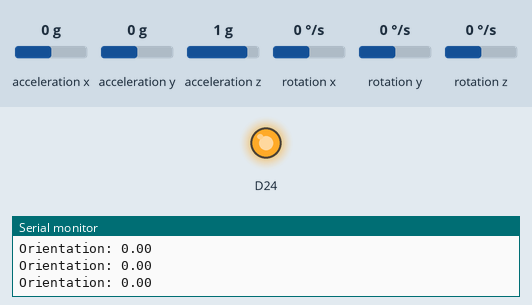
Recording of a sketch running on a simulated Arduino Nano RP2040 Connect. Shown: output pins drawn as LEDs (lit = HIGH), the last lines printed to the serial monitor. The test bench sets the inputs (shaded band); at power-on: rotation y 0 °/s, acceleration y 0 g, acceleration x 0 g, acceleration z 1 g, rotation x 0 °/s, rotation z 0 °/s.

Above: at 1.2 s.
1.3 s: rotation y set to -32 °/s
4.3 s: rotation y set to -40 °/s
At 5.1 s:
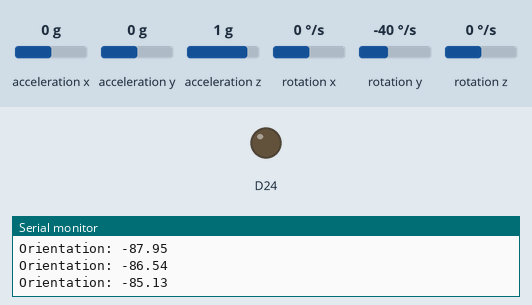
8.2 s: acceleration y set to -0.4 g
11.2 s: acceleration y set to -0.7 g
Timing chart, 0 to 13.7 s (numbered marks = the images above; inputs shaded):
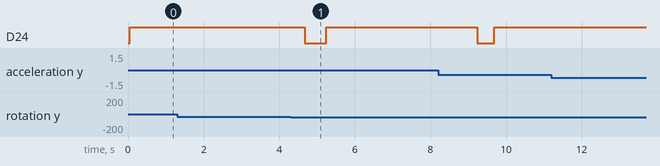

The sketch:

Exercise4_Posture.ino
```cpp
#include <Arduino_LSM6DSOX.h>
#include <MadgwickAHRS.h>
#include <WiFiNINA.h>

Madgwick filter;
unsigned long microsPerReading, microsPrevious;

void setup() {
  pinMode(LEDB, OUTPUT);
  Serial.begin(9600);

  // Start the IMU
  if (!IMU.begin()) {
    Serial.println("Failed to initialize IMU!");
    while (1);
  }

  filter.begin(25);
  microsPerReading = 1000000 / 25;
  microsPrevious = micros();
}

void loop() {
  float ax, ay, az;
  float gx, gy, gz;
  float roll, pitch, heading;
  unsigned long microsNow;

  // Check if it's time to read data and update the filter
  microsNow = micros();
  if (microsNow - microsPrevious >= microsPerReading) {
    if (IMU.readAcceleration(ax, ay, az) && IMU.readGyroscope(gx, gy, gz)) {
      filter.updateIMU(gx, gy, gz, ax, ay, az);
      pitch = filter.getPitch();

      // Print the orientation (heading, pitch, roll)
      Serial.print("Orientation: ");
      Serial.print(pitch);
      Serial.println();

    if(abs(pitch) < 80.0){
      digitalWrite(LEDB, HIGH);
    } else {
      digitalWrite(LEDB, LOW);
    }
      microsPrevious = microsPrevious + microsPerReading;
    }
  }
}
```

Measured:
- the behaviour switches between -35 and -36 °/s on rotation y (found by bisection; images 0 and 1)
